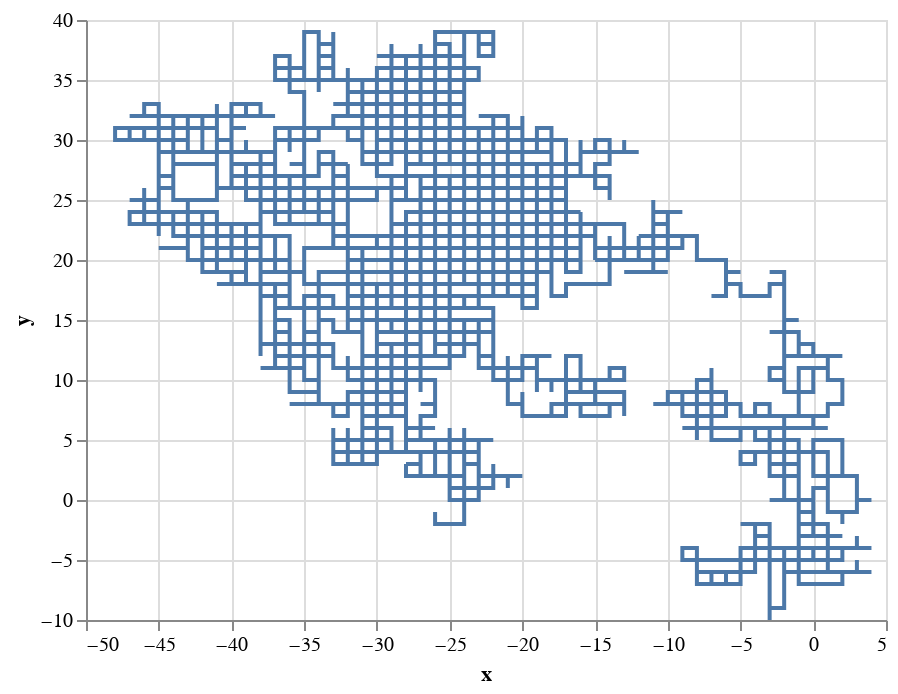

The notebook cell saved with this chart:
### Code cell
data_source_2d = prepareDataSource2D(5000)
alt.Chart(data_source_2d).mark_line(point=False).encode(
    alt.X('x'),
    alt.Y('y'),
    order='t'
)

### Figure 1 — Vega-Lite specification as saved in the notebook (floating-point values rounded to 4 significant figures; data arrays with more than 128 entries replaced by an {"elided": "..."} marker saying what was removed)
{"config": {"view": {"continuousWidth": 400, "continuousHeight": 300}}, "data": {"name": "data-9e773718e3f59d2acaa5bb752484ce6b"}, "mark": {"type": "line", "point": false}, "encoding": {"order": {"type": "quantitative", "field": "t"}, "x": {"type": "quantitative", "field": "x"}, "y": {"type": "quantitative", "field": "y"}}, "$schema": "https://vega.github.io/schema/vega-lite/v4.8.1.json", "datasets": {"data-9e773718e3f59d2acaa5bb752484ce6b": {"elided": "5000 records"}}}
